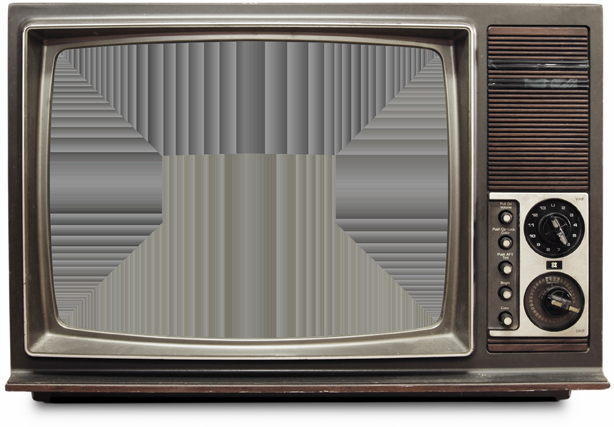
#> input picture 27/res/oldTV.png, 614 x 427 px
$ python oldtv.py
#> lines starting #> are read from the running program, lines starting #| are printed output that depends on the picture
import cv2
import numpy as np
import imageio

tv_image = cv2.imread('./res/oldTV.png', cv2.IMREAD_COLOR)
#> tv_image is the input picture: shape (427, 614, 3); mean B, G, R 114.9, 119.7, 123.8
tv_image_copy = tv_image.copy()
x, y, w, h = 40, 40, 418, 300
frames = []

while True:
    noise = np.random.random((h, w)) * 255
    noise = np.array(noise, dtype=np.uint8)
    noise = cv2.cvtColor(noise, cv2.COLOR_GRAY2BGR)
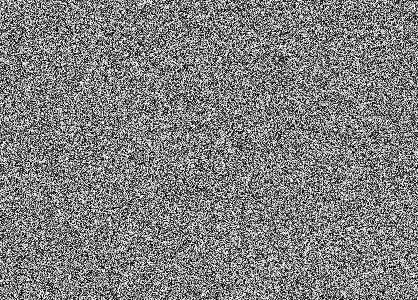
#> noise: shape (300, 418, 3); min 0, max 254, mean 127
    tv_image_copy[y:y + h, x:x + w] = cv2.addWeighted(tv_image_copy[y:y + h, x:x + w], 0.5, noise, 0.5, 0)
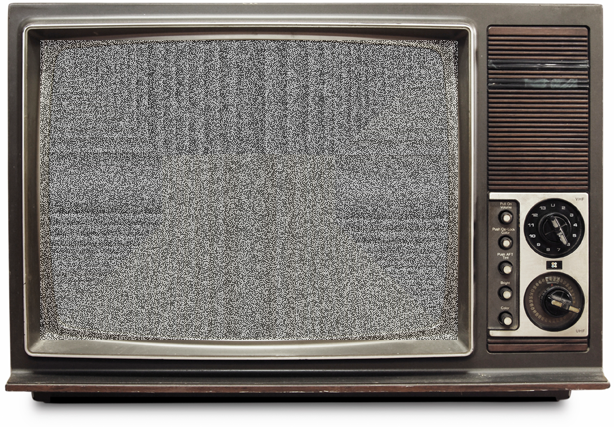
#> tv_image_copy: shape (427, 614, 3); mean B, G, R 115.8, 119.5, 123.3
    cv2.imshow("TV Noise", tv_image_copy)
    tv_image_rgb = cv2.cvtColor(tv_image_copy, cv2.COLOR_BGR2RGB)
    frames.append(tv_image_rgb)
    if cv2.waitKey(25) & 0xFF == ord('q'):
#> (key q is pressed here)
        break

cv2.destroyAllWindows()
imageio.mimsave('./res/tv_noise.gif', frames, fps=10)

$ run again, with 27/res/detect.png copied over 27/res/oldTV.png
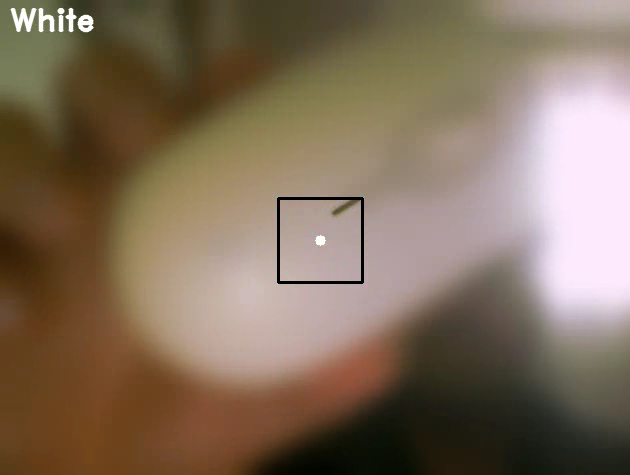
#> input picture 27/res/detect.png, 630 x 475 px
#> tv_image is the input picture: shape (475, 630, 3); mean B, G, R 91.1, 110.5, 129
#> `tv_image_copy[y:y + h, x:x + w] = cv2.addWeighted(tv_image_copy[y:y + ..`:
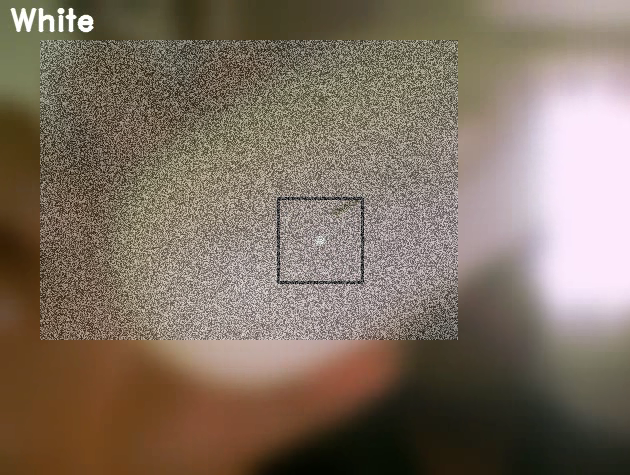
#> tv_image_copy: shape (475, 630, 3); mean B, G, R 98.5, 112.6, 127
